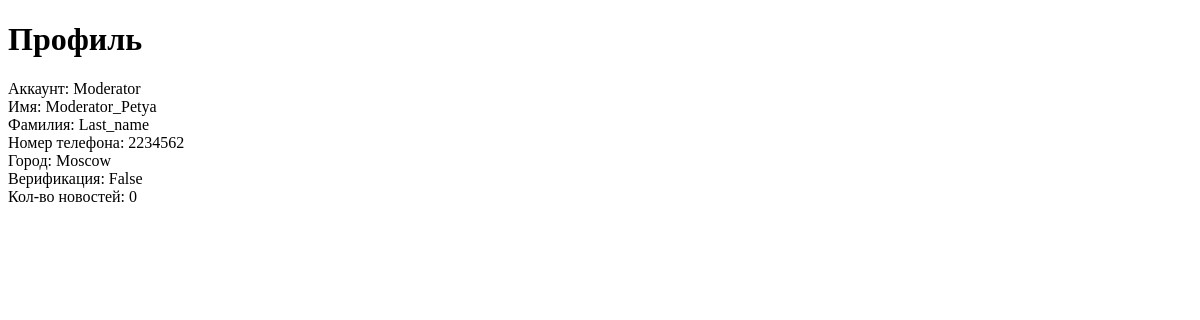
Before: /users/profile/5 with the older database file.
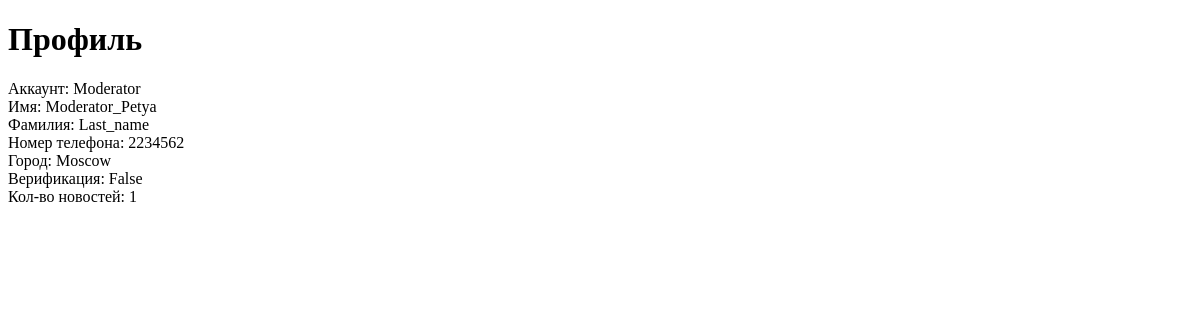
After: the same page with the newer database file.
### news/models.py (models this page shows, shortened)
class Profile(models.Model):
    user = models.OneToOneField(User, on_delete=models.CASCADE, verbose_name='Юзер', null=True, default=None)
    phone_number = models.CharField(max_length=36, blank=True, verbose_name='Номер телефона')
    city = models.CharField(max_length=36, blank=True, verbose_name='Город')
    verification = models.BooleanField(default=False, verbose_name='Верифицырован')
    publish_count = models.IntegerField(blank=True, default=0, null=False)

### news/views.py (the view)
# urls.py: path('users/profile/<int:pk>', views.ProfileDetailView.as_view(), name='profile'),
class ProfileDetailView(generic.DetailView):
    model = Profile
    context_object_name = 'profile'

### news/templates/news/profile_detail.html (shortened to what this page needs)
<!DOCTYPE html>
<html lang="ru">
<head>
</head>
<body>
    <h1>Профиль</h1>
    <div>Аккаунт: {{ profile.user }}</div>
    <div>Имя: {{ profile.user.first_name }}</div>
    <div>Фамилия: {{ profile.user.last_name }}</div>
    <div>Номер телефона: {{ profile.phone_number }}</div>
    <div>Город: {{ profile.city }}</div>
    <div>Верификация: {{ profile.verification }}</div>
    <div>Кол-во новостей: {{ profile.publish_count }}</div>
</body>
</html>

Changed rows visible on the page:
changed Profile "Moscow": publish_count "0" → "1"
